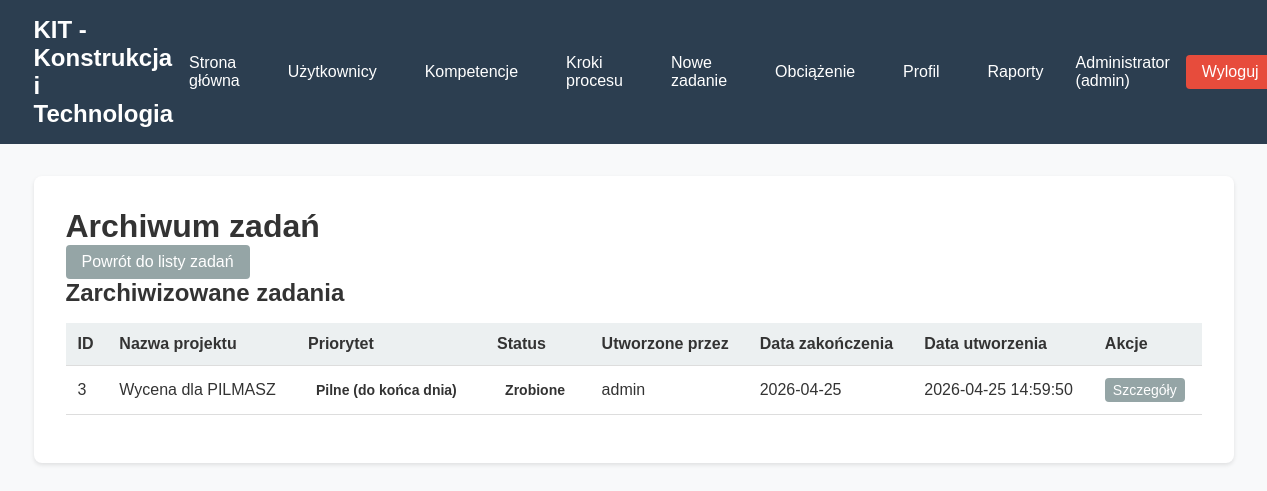
The app's page /admin/archive (signed in) with its own data.
### tables this page shows
CREATE TABLE users (
            id INTEGER PRIMARY KEY AUTOINCREMENT,
            username TEXT UNIQUE NOT NULL,
            password_hash TEXT NOT NULL,
            role TEXT NOT NULL DEFAULT 'user',
            full_name TEXT,
            created_at TIMESTAMP DEFAULT CURRENT_TIMESTAMP
        );

CREATE TABLE tasks (
            id INTEGER PRIMARY KEY AUTOINCREMENT,
            project_name TEXT NOT NULL,
            description TEXT,
            status TEXT DEFAULT 'nowe',
            priority TEXT DEFAULT 'normal',
            due_date TIMESTAMP,
            admin_id INTEGER,
            created_at TIMESTAMP DEFAULT CURRENT_TIMESTAMP,
            archived INTEGER DEFAULT 0,
            FOREIGN KEY (admin_id) REFERENCES users(id)
        );

### app.py (the view)
@app.route('/admin/archive')
@admin_required
def archive():
    db = get_db()
    tasks = db.execute('''
        SELECT t.*, u.username as admin_name,
               (SELECT COUNT(*) FROM process_steps WHERE task_id = t.id) as total_steps,
               (SELECT COUNT(*) FROM process_steps WHERE task_id = t.id AND status = 'zakończone') as completed_steps
        FROM tasks t
        LEFT JOIN users u ON t.admin_id = u.id
        WHERE t.archived = 1
        ORDER BY t.created_at DESC
    ''').fetchall()
    return render_template('archive.html', tasks=tasks)

### app.py (called while the page is built)
def get_db():
    db = getattr(g, '_database', None)
    if db is None:
        db = g._database = sqlite3.connect(DATABASE)
        db.row_factory = sqlite3.Row
    return db

@app.teardown_appcontext
def close_connection(exception):
    db = getattr(g, '_database', None)
    if db is not None:
        db.close()

def admin_required(f):
    @wraps(f)
    def decorated_function(*args, **kwargs):
        if 'user_id' not in session or session.get('role') != 'admin':
            flash('Brak uprawnień administratora')
            return redirect(url_for('index'))
        return f(*args, **kwargs)
    return decorated_function

### templates/archive.html (shortened to what this page needs)
{% extends "base.html" %}
{% block content %}
<h1>Archiwum zadań</h1>
<p><a href="{{ url_for('index') }}" class="btn btn-secondary">Powrót do listy zadań</a></p>
<h2>Zarchiwizowane zadania</h2>
<table class="table">
    <thead>
        <tr>
            <th>ID</th>
            <th>Nazwa projektu</th>
            <th>Priorytet</th>
            <th>Status</th>
            <th>Utworzone przez</th>
            <th>Data zakończenia</th>
            <th>Data utworzenia</th>
            <th>Akcje</th>
        </tr>
    </thead>
    <tbody>
        {% for task in tasks %}
        <tr>
            <td>{{ task.id }}</td>
            <td>{{ task.project_name }}</td>
            <td>
                <span class="priority-badge priority-{{ (task.priority or 'normal').replace(' ', '-') }}">
                    {% if task.priority == 'bardzo pilne (natychmiast)' %}
                        Bardzo pilne (natychmiast)
                    {% elif task.priority == 'pilne (do końca dnia)' %}
                        Pilne (do końca dnia)
                    {% else %}
                        Normalny
                    {% endif %}
                </span>
            </td>
            <td><span class="status-badge status-{{ task.status }}">{{ task.status }}</span></td>
            <td>{{ task.admin_name }}</td>
            <td>{{ task.due_date or '-' }}</td>
            <td>{{ task.created_at }}</td>
            <td>
                <a href="{{ url_for('view_task', task_id=task.id) }}" class="btn btn-small">Szczegóły</a>
            </td>
        </tr>
        {% else %}
        <tr>
            <td colspan="8">Brak zarchiwizowanych zadań</td>
        </tr>
        {% endfor %}
    </tbody>
</table>
{% endblock %}

### templates/base.html (shortened to what this page needs)
<!DOCTYPE html>
<html lang="pl">
<head>
    <link rel="stylesheet" href="{{ url_for('static', filename='css/style.css') }}">
</head>
<body>
    <nav>
        <div class="nav-container">
            <div class="nav-brand">KIT - Konstrukcja i Technologia</div>
            {% if session.user_id %}
            <div class="nav-menu">
                <a href="{{ url_for('index') }}" class="nav-link">Strona główna</a>
                {% if session.role == 'admin' %}
                  <a href="{{ url_for('manage_users') }}" class="nav-link">Użytkownicy</a>
                  <a href="{{ url_for('manage_skills') }}" class="nav-link">Kompetencje</a>
                  <a href="{{ url_for('manage_steps') }}" class="nav-link">Kroki procesu</a>
                  <a href="{{ url_for('new_task') }}" class="nav-link">Nowe zadanie</a>
                  {% endif %}
                  <a href="{{ url_for('workload') }}" class="nav-link">Obciążenie</a>
                  <a href="{{ url_for('profile') }}" class="nav-link">Profil</a>
                  <a href="{{ url_for('reports') }}" class="nav-link">Raporty</a>
                <div class="nav-user">
                    <span>{{ session.full_name or session.username }} ({{ session.role }})</span>
                    <a href="{{ url_for('logout') }}" class="nav-link logout">Wyloguj</a>
                </div>
            </div>
            {% endif %}
        </div>
    </nav>
    <main class="container">
        {% block content %}{% endblock %}
    </main>
</body>
</html>

### static/css/style.css (style rules this page uses)
* { margin: 0; padding: 0; box-sizing: border-box; }
body { font-family: Arial, sans-serif; background: #f8f9fa; color: #333; }
nav { background: #2c3e50; color: white; padding: 1rem; margin-bottom: 2rem; }
.nav-container { display: flex; justify-content: space-between; align-items: center; max-width: 1200px; margin: 0 auto; }
.nav-brand { font-size: 1.5rem; font-weight: bold; }
.nav-menu { display: flex; gap: 1rem; align-items: center; }
.nav-link { color: white; text-decoration: none; padding: 0.5rem 1rem; }
.nav-user { display: flex; gap: 1rem; align-items: center; }
.logout { background: #e74c3c; border-radius: 4px; }
.container { max-width: 1200px; margin: 0 auto; padding: 0 1rem; background: white; padding: 2rem; border-radius: 8px; box-shadow: 0 2px 4px rgba(0,0,0,0.1); }
.btn { padding: 0.5rem 1rem; border: none; border-radius: 4px; cursor: pointer; text-decoration: none; display: inline-block; background: #95a5a6; color: white; }
.btn-small { padding: 0.25rem 0.5rem; font-size: 0.875rem; }
.table { width: 100%; border-collapse: collapse; margin: 1rem 0; }
.table th, .table td { padding: 0.75rem; text-align: left; border-bottom: 1px solid #ddd; }
.table th { background: #ecf0f1; font-weight: bold; }
.status-badge { padding: 0.25rem 0.5rem; border-radius: 4px; font-size: 0.875rem; font-weight: bold; }
.priority-badge { padding: 0.25rem 0.5rem; border-radius: 4px; font-size: 0.875rem; font-weight: bold; }

### records on screen
users: full_name "Administrator"
tasks: id "3", project_name "Wycena dla PILMASZ", shows "Pilne (do końca dnia)", status "Zrobione", admin_name "admin", due_date "2026-04-25", created_at "2026-04-25 14:59:50"

### other values on screen
{{ session.role }} "admin"
